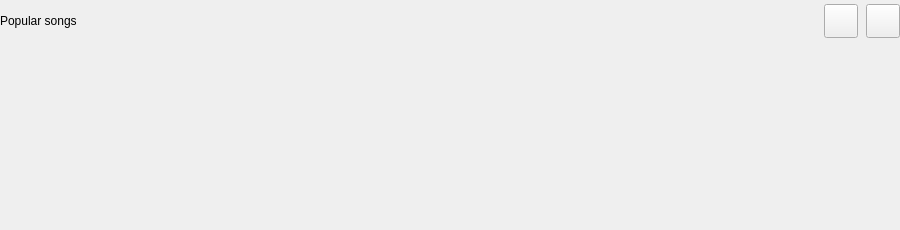
<?xml version='1.0' encoding='utf-8'?>
<ui version="4.0">
 <class>PopularSongs</class>
 <widget class="QWidget" name="popularRoot">
  <property name="geometry"><rect><x>0</x><y>0</y><width>900</width><height>230</height></rect></property>
  <layout class="QVBoxLayout" name="popularLayout">
   <property name="leftMargin"><number>0</number></property>
   <property name="topMargin"><number>4</number></property>
   <property name="rightMargin"><number>0</number></property>
   <property name="bottomMargin"><number>0</number></property>
   <property name="spacing"><number>12</number></property>
   <item>
    <layout class="QHBoxLayout" name="popHeader">
     <property name="spacing"><number>8</number></property>
     <item>
      <widget class="QLabel" name="popularTitle">
       <property name="text"><string>Popular songs</string></property>
      </widget>
     </item>
     <item>
      <spacer name="popHeaderSpacer">
       <property name="orientation"><enum>Qt::Horizontal</enum></property>
       <property name="sizeHint" stdset="0"><size><width>40</width><height>10</height></size></property>
      </spacer>
     </item>
     <item>
      <widget class="QCustomQPushButton" name="prevSongBtn">
       <property name="minimumSize"><size><width>34</width><height>34</height></size></property>
       <property name="maximumSize"><size><width>34</width><height>34</height></size></property>
       <property name="cursor"><cursorShape>PointingHandCursor</cursorShape></property>
       <property name="text"><string /></property>
       <property name="iconName" stdset="0"><string>chevron-left</string></property>
       <property name="iconSize"><size><width>16</width><height>16</height></size></property>
      </widget>
     </item>
     <item>
      <widget class="QCustomQPushButton" name="nextSongBtn">
       <property name="minimumSize"><size><width>34</width><height>34</height></size></property>
       <property name="maximumSize"><size><width>34</width><height>34</height></size></property>
       <property name="cursor"><cursorShape>PointingHandCursor</cursorShape></property>
       <property name="text"><string /></property>
       <property name="iconName" stdset="0"><string>chevron-right</string></property>
       <property name="iconSize"><size><width>16</width><height>16</height></size></property>
      </widget>
     </item>
    </layout>
   </item>
   <item>
    <widget class="QScrollArea" name="songsScroll">
     <property name="widgetResizable"><bool>true</bool></property>
     <property name="frameShape"><enum>QFrame::NoFrame</enum></property>
     <property name="horizontalScrollBarPolicy"><enum>Qt::ScrollBarAlwaysOff</enum></property>
     <property name="verticalScrollBarPolicy"><enum>Qt::ScrollBarAlwaysOff</enum></property>
     <widget class="QWidget" name="songsInner">
      <layout class="QHBoxLayout" name="songsRow">
       <property name="leftMargin"><number>0</number></property>
       <property name="topMargin"><number>0</number></property>
       <property name="rightMargin"><number>0</number></property>
       <property name="bottomMargin"><number>0</number></property>
       <property name="spacing"><number>16</number></property>
       <item>
        <widget class="QCustomCoverCard" name="song0" native="true">
         <property name="sizePolicy"><sizepolicy hsizetype="Fixed" vsizetype="Expanding"><horstretch>0</horstretch><verstretch>0</verstretch></sizepolicy></property>
         <property name="minimumSize"><size><width>182</width><height>150</height></size></property>
         <property name="maximumSize"><size><width>182</width><height>16777215</height></size></property>
        </widget>
       </item>
       <item>
        <widget class="QCustomCoverCard" name="song1" native="true">
         <property name="sizePolicy"><sizepolicy hsizetype="Fixed" vsizetype="Expanding"><horstretch>0</horstretch><verstretch>0</verstretch></sizepolicy></property>
         <property name="minimumSize"><size><width>182</width><height>150</height></size></property>
         <property name="maximumSize"><size><width>182</width><height>16777215</height></size></property>
        </widget>
       </item>
       <item>
        <widget class="QCustomCoverCard" name="song2" native="true">
         <property name="sizePolicy"><sizepolicy hsizetype="Fixed" vsizetype="Expanding"><horstretch>0</horstretch><verstretch>0</verstretch></sizepolicy></property>
         <property name="minimumSize"><size><width>182</width><height>150</height></size></property>
         <property name="maximumSize"><size><width>182</width><height>16777215</height></size></property>
        </widget>
       </item>
       <item>
        <widget class="QCustomCoverCard" name="song3" native="true">
         <property name="sizePolicy"><sizepolicy hsizetype="Fixed" vsizetype="Expanding"><horstretch>0</horstretch><verstretch>0</verstretch></sizepolicy></property>
         <property name="minimumSize"><size><width>182</width><height>150</height></size></property>
         <property name="maximumSize"><size><width>182</width><height>16777215</height></size></property>
        </widget>
       </item>
       <item>
        <widget class="QCustomCoverCard" name="song4" native="true">
         <property name="sizePolicy"><sizepolicy hsizetype="Fixed" vsizetype="Expanding"><horstretch>0</horstretch><verstretch>0</verstretch></sizepolicy></property>
         <property name="minimumSize"><size><width>182</width><height>150</height></size></property>
         <property name="maximumSize"><size><width>182</width><height>16777215</height></size></property>
        </widget>
       </item>
       <item>
        <widget class="QCustomCoverCard" name="song5" native="true">
         <property name="sizePolicy"><sizepolicy hsizetype="Fixed" vsizetype="Expanding"><horstretch>0</horstretch><verstretch>0</verstretch></sizepolicy></property>
         <property name="minimumSize"><size><width>182</width><height>150</height></size></property>
         <property name="maximumSize"><size><width>182</width><height>16777215</height></size></property>
        </widget>
       </item>
       <item>
        <spacer name="songsTail">
         <property name="orientation"><enum>Qt::Horizontal</enum></property>
         <property name="sizeHint" stdset="0"><size><width>0</width><height>10</height></size></property>
        </spacer>
       </item>
      </layout>
     </widget>
    </widget>
   </item>
  </layout>
 </widget>
 <customwidgets>
  <customwidget><class>QCustomCoverCard</class><extends>QWidget</extends><header>Custom_Widgets.QCustomCoverCard</header></customwidget>
  <customwidget><class>QCustomQPushButton</class><extends>QPushButton</extends><header>Custom_Widgets.QCustomQPushButton</header></customwidget>
 <customwidget><class>QPushButton</class><extends>QPushButton</extends><header location="global">Custom_Widgets.Theme.h</header><container>1</container></customwidget><customwidget><class>QLabel</class><extends>QLabel</extends><header location="global">Custom_Widgets.Theme.h</header><container>1</container></customwidget></customwidgets>
 <connections />
</ui>
